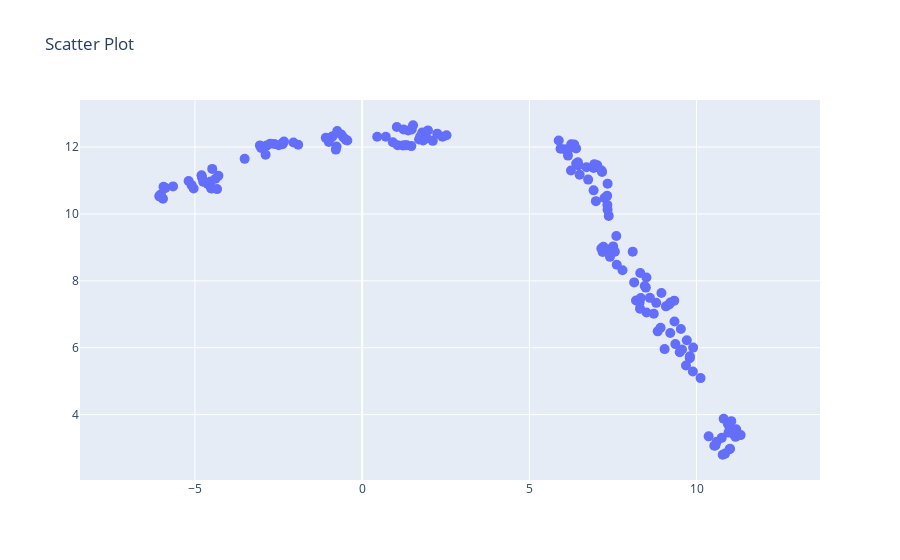

This figure's notebook cell:
### Code cell
# Membuat scatter plot dengan Plotly
fig = go.Figure()

# Menambahkan scatter plot
fig.add_trace(
    go.Scatter(x=X_scaled['feature-vector-1'], y=X_scaled['feature-vector-2'], mode='markers', marker=dict(size=10))
)

# Menyamakan skala sumbu x dan y
fig.update_xaxes(scaleanchor="y")
fig.update_yaxes(scaleanchor="x")

# Menambahkan judul
fig.update_layout(title="Scatter Plot")

# Menampilkan plot
fig.show()

### Figure 1 — Plotly figure (JSON) as saved in the notebook; plotly's stock layout.template omitted (floating-point values rounded to 4 significant figures; data arrays with more than 128 entries replaced by an {"elided": "..."} marker saying what was removed)
{"data": [{"marker": {"size": 10}, "mode": "markers", "type": "scatter", "x": {"elided": "160 float values"}, "y": {"elided": "160 float values"}}], "layout": {"title": {"text": "Scatter Plot"}, "xaxis": {"scaleanchor": "y"}, "yaxis": {"scaleanchor": "x"}}}
